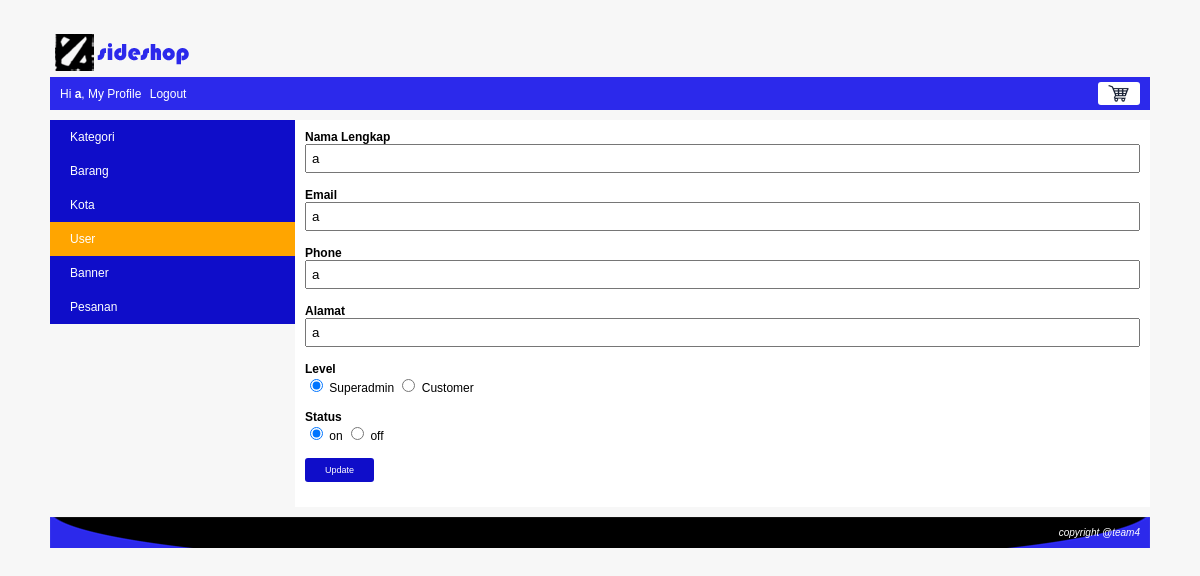
The app's page /index.php?page=profile&module=user&action=form&user_id=3 (signed in) with its own data.
### tables this page shows
CREATE TABLE `user` (
  `user_id` int(10) NOT NULL,
  `level` varchar(30) NOT NULL,
  `nama` varchar(150) NOT NULL,
  `email` varchar(150) NOT NULL,
  `alamat` varchar(400) NOT NULL,
  `phone` varchar(15) NOT NULL,
  `password` varchar(200) NOT NULL,
  `status` enum('on','off') NOT NULL
);

### module/user/form.php (the view)
<?php
    $user_id = isset($_GET['user_id']) ? $_GET['user_id'] : "";
	$button = "Update";
	$queryUser = mysqli_query($koneksi, "SELECT * FROM user WHERE user_id='$user_id'");
	$row=mysqli_fetch_array($queryUser);
	$nama = $row["nama"];
	$email = $row["email"];
	$phone = $row["phone"];
	$alamat = $row["alamat"];
	$status = $row["status"];
	$level = $row["level"];
?>
<form action="<?php echo BASE_URL."module/user/action.php?user_id=$user_id"?>" method="POST">
	<div class="element-form">
		<label>Nama Lengkap</label>
		<span><input type="text" name="nama" value="<?php echo $nama; ?>" /></span>
	</div>
	<div class="element-form">
		<label>Email</label>
		<span><input type="text" name="email" value="<?php echo $email; ?>" /></span>
	</div>
	<div class="element-form">
		<label>Phone</label>
		<span><input type="text" name="phone" value="<?php echo $phone; ?>" /></span>
	</div>
	<div class="element-form">
		<label>Alamat</label>
		<span><input type="text" name="alamat" value="<?php echo $alamat; ?>" /></span>
	</div>
	<div class="element-form">
		<label>Level</label>
		<span>
			<input type="radio" value="superadmin" name="level" <?php if($level == "superadmin"){ echo "checked"; } ?> /> Superadmin
			<input type="radio" value="customer" name="level" <?php if($level == "customer"){ echo "checked"; } ?> /> Customer
		</span>
	</div>
	<div class="element-form">
		<label>Status</label>
		<span>
			<input type="radio" value="on" name="status" <?php if($status == "on"){ echo "checked"; } ?> /> on
			<input type="radio" value="off" name="status" <?php if($status == "off"){ echo "checked"; } ?> /> off
		</span>
	</div>
	<div class="element-form">
		<span><input type="submit" name="button" value="<?php echo $button; ?>" class="submit-my-profile" /></span>
	</div>
</form>

### css/style.css (style rules this page uses)
body { font-family:arial; font-size:12px; color:black; background:#F7F7F7; margin:0px; }
.element-form { margin-bottom: 15px; }
.element-form label { display: block; font-weight: bold; }
.element-form span { display: block; }
.element-form span input[type="text"], .element-form span input[type="password"], .element-form span textarea, .element-form span select { width: 100%; padding: 5px; box-sizing: border-box; }
.element-form span input[type="submit"] { background: #0f0dc9; border: none; color: white; padding: 7px 20px; border-radius: 3px; font-size: 9px; cursor: pointer; }

### records on screen
user: nama "a", email "a", phone "a", alamat "a", level "☑", status "☑"

### other values on screen
$nama "a"
